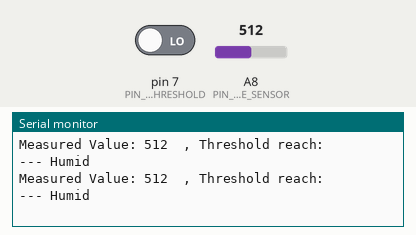
A sketch run on a simulated Arduino Mega 2560, built with avr-gcc and run on an emulated ATmega2560. Shown: the last lines printed to the serial monitor. The test bench sets the inputs (shaded band); at power-on: A8 (PIN_MOISTURE_SENSOR) = 512, pin 7 (PIN_MOISTURE_SENSOR_REACH_THRESHOLD) LOW.

Above: at 1.8 s.
1.9 s: A8 (PIN_MOISTURE_SENSOR) set to 489
At 2.8 s:
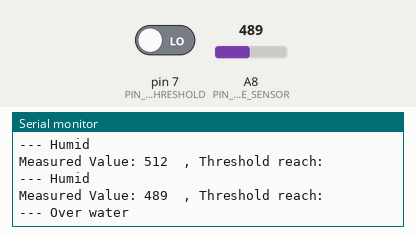
4.5 s: pin 7 (PIN_MOISTURE_SENSOR_REACH_THRESHOLD) driven HIGH
7.5 s: A8 (PIN_MOISTURE_SENSOR) set to 900
At 8.8 s:
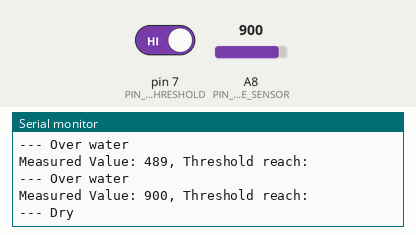
10.5 s: pin 7 (PIN_MOISTURE_SENSOR_REACH_THRESHOLD) driven LOW
Timing chart, 0 to 13.0 s (numbered marks = the images above; inputs shaded):
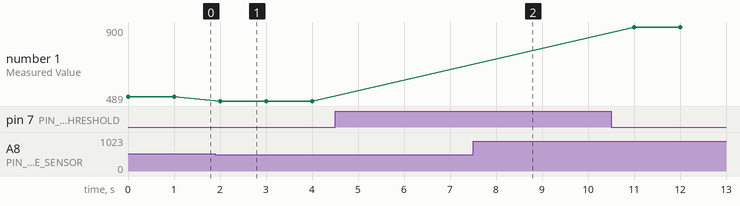

The sketch:

Sense8_soil_moisture.ino
```cpp
#include <Arduino.h>

const int PIN_MOISTURE_SENSOR_REACH_THRESHOLD = 7;
const int PIN_MOISTURE_SENSOR = A8;

// define Sense8 connector power enable pin
#define PIN_SENSE8_ALL_POWER_UP A1
#define PIN_SENSE8_ENABLE_DIGITAL_POWER_UP 18
#define PIN_SENSE8_ENABLE_ANALOG_POWER_UP 4
#define PIN_SENSE8_ENABLE_I2C_POWER_UP 5

void setup() {
  // enable Sense8 power up
  pinMode(PIN_SENSE8_ALL_POWER_UP, OUTPUT);
  digitalWrite(PIN_SENSE8_ALL_POWER_UP, HIGH);
  // enable Sense8 digital connector power up
  //pinMode(PIN_SENSE8_ENABLE_DIGITAL_POWER_UP, OUTPUT);
  //digitalWrite(PIN_SENSE8_ENABLE_DIGITAL_POWER_UP, HIGH);
  // enable Sense8 analog connector power up
  pinMode(PIN_SENSE8_ENABLE_ANALOG_POWER_UP, OUTPUT);
  digitalWrite(PIN_SENSE8_ENABLE_ANALOG_POWER_UP, HIGH);
  // enable Sense8 I2C connector power up
  //pinMode(PIN_SENSE8_ENABLE_I2C_POWER_UP, OUTPUT);
  //digitalWrite(PIN_SENSE8_ENABLE_I2C_POWER_UP, HIGH);

  pinMode(PIN_MOISTURE_SENSOR_REACH_THRESHOLD, INPUT);
  Serial.begin(9600);
}

void loop() {
    int moistureSensorValue = analogRead(PIN_MOISTURE_SENSOR);
    Serial.print("Measured Value: ");
    Serial.print(moistureSensorValue);
    int threshold = digitalRead(PIN_MOISTURE_SENSOR_REACH_THRESHOLD);
    Serial.print("\t, Threshold reach: " + threshold);
    Serial.println("");
    if (moistureSensorValue < 500) {
        Serial.println("--- Over water");
    } else if (moistureSensorValue >= 500 && moistureSensorValue < 900) {
        Serial.println("--- Humid");
    } else {
        Serial.println("--- Dry");
    }

    delay(1000);
}
```

Measured:
- the behaviour switches between 500 and 499 on A8 (PIN_MOISTURE_SENSOR) (found by bisection; images 0 and 1)
- after the input at 1.9 s, the serial monitor: prints a new line after 0.10 s (image 1)
- after the input at 7.5 s, the serial monitor: prints a new line after 0.51 s (image 2)
- plotted number 1: 512 → 489 after the input at 1.9 s
